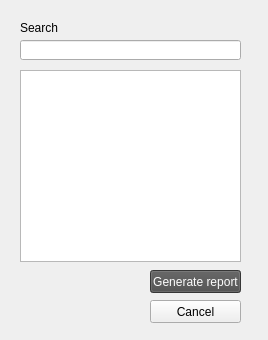
<?xml version="1.0" encoding="UTF-8"?>
<ui version="4.0">
 <class>Form</class>
 <widget class="QWidget" name="Form">
  <property name="geometry">
   <rect>
    <x>0</x>
    <y>0</y>
    <width>268</width>
    <height>340</height>
   </rect>
  </property>
  <property name="windowTitle">
   <string>Form</string>
  </property>
  <widget class="QLabel" name="label">
   <property name="geometry">
    <rect>
     <x>20</x>
     <y>20</y>
     <width>81</width>
     <height>16</height>
    </rect>
   </property>
   <property name="text">
    <string>Search</string>
   </property>
  </widget>
  <widget class="QLineEdit" name="searchInput">
   <property name="geometry">
    <rect>
     <x>20</x>
     <y>40</y>
     <width>221</width>
     <height>20</height>
    </rect>
   </property>
  </widget>
  <widget class="QPushButton" name="reportBtn">
   <property name="geometry">
    <rect>
     <x>150</x>
     <y>270</y>
     <width>91</width>
     <height>23</height>
    </rect>
   </property>
   <property name="styleSheet">
    <string notr="true">background-color: rgb(75, 75, 75);
color: rgb(253, 253, 253);</string>
   </property>
   <property name="text">
    <string>Generate report</string>
   </property>
  </widget>
  <widget class="QListWidget" name="clientList">
   <property name="geometry">
    <rect>
     <x>20</x>
     <y>70</y>
     <width>221</width>
     <height>192</height>
    </rect>
   </property>
  </widget>
  <widget class="QPushButton" name="cancelBtn">
   <property name="geometry">
    <rect>
     <x>150</x>
     <y>300</y>
     <width>91</width>
     <height>23</height>
    </rect>
   </property>
   <property name="text">
    <string>Cancel</string>
   </property>
  </widget>
 </widget>
 <resources/>
 <connections/>
</ui>
